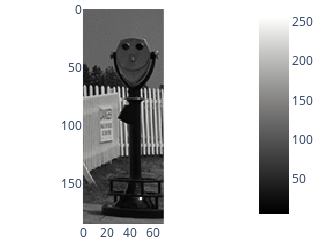

Source (notebook cell):
### Markdown cell above
### Bildausschnitt Wählen / Freistellen
Im letzten Teil sollen rechteckige Bildauschnitte so festgelegt werden, dass

* im Bild `imageLighthouse` nur das Fernglas ausgeschnitten wird
und
* im Bild `imageButterfly` nur der Schmetterling
Diese Bildausschnitte nennt man ROI (Region Of Interest)

Bestimmen Sie hierzu die Koordinate der Eckpunkte des Bildausschnittes und schränken sie den Bildbereich auf diese Koordinaten ein. Speichern sie die Daten in `imageLighthouse_ROI` und `imageButterfly_ROI` ab

### Code cell
# Anzeige der Bilder

imageButterfly_ROI = imageButterfly[81:440, 150:670]
imageLighthouse_ROI = imageLighthouse[115:300, 400:470]

# Anzeige des Bildes
fig = px.imshow(imageLighthouse_ROI, color_continuous_scale='gray')
fig.update_layout(
    margin=dict(l=0, r=0, t=0, b=0),
    width=imageLighthouse_ROI.shape[1],
    height=imageLighthouse_ROI.shape[0]
)
fig.show()

# Anzeige des Bildes
fig = px.imshow(imageButterfly_ROI)
fig.update_layout(
    margin=dict(l=0, r=0, t=0, b=0),
    width=imageButterfly_ROI.shape[1],
    height=imageButterfly_ROI.shape[0]
)
fig.show()

### Figure 1 — Plotly figure (JSON) as saved in the notebook; plotly's stock layout.template omitted (floating-point values rounded to 4 significant figures; data arrays with more than 128 entries replaced by an {"elided": "..."} marker saying what was removed)
{"data": [{"coloraxis": "coloraxis", "hovertemplate": "x: %{x}<br>y: %{y}<br>color: %{z}<extra></extra>", "name": "0", "type": "heatmap", "xaxis": "x", "yaxis": "y", "z": {"elided": "185x70 int values"}}], "layout": {"coloraxis": {"colorscale": [[0, "rgb(0, 0, 0)"], [0.09091, "rgb(16, 16, 16)"], [0.1818, "rgb(38, 38, 38)"], [0.2727, "rgb(59, 59, 59)"], [0.3636, "rgb(81, 80, 80)"], [0.4545, "rgb(102, 101, 101)"], [0.5455, "rgb(124, 123, 122)"], [0.6364, "rgb(146, 146, 145)"], [0.7273, "rgb(171, 171, 170)"], [0.8182, "rgb(197, 197, 195)"], [0.9091, "rgb(224, 224, 223)"], [1, "rgb(254, 254, 253)"]]}, "height": 185, "margin": {"b": 0, "l": 0, "r": 0, "t": 0}, "width": 70, "xaxis": {"anchor": "y", "constrain": "domain", "domain": [0, 1], "scaleanchor": "y"}, "yaxis": {"anchor": "x", "autorange": "reversed", "constrain": "domain", "domain": [0, 1]}}}
